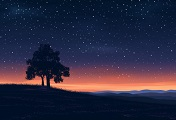
#> input picture 4.jpg, 176 x 120 px
$ python app.py
#> lines starting #> are read from the running program, lines starting #| are printed output that depends on the picture
#> in main, imagem is the input picture: PIL image 176x120 RGB; mean R, G, B 42.8, 41.4, 63.9
from PIL import Image
import numpy as np

def aplicar_filtro_sobel(imagem):
    filtro_sobel = np.array([[-1, -2, -1],
                              [ 0,  0,  0],
                              [ 1,  2,  1]])

    imagem_cinza = imagem.convert('L')
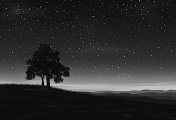
#> imagem_cinza: PIL image 176x120 L; min 4, max 201, mean 44.3
    matriz_cinza = np.array(imagem_cinza)

    altura, largura = matriz_cinza.shape
#> altura = 120; largura = 176
    imagem_filtrada = np.zeros((altura, largura))

    for i in range(1, altura - 1):
        for j in range(1, largura - 1):

            regiao = matriz_cinza[i-1:i+2, j-1:j+2]
            valor_filtrado = np.sum(regiao * filtro_sobel)
            imagem_filtrada[i, j] = valor_filtrado
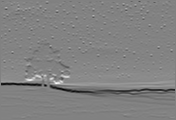
#> imagem_filtrada: shape (120, 176) float64; min -637, max 614, mean -0.4; drawn with min black and max white

    imagem_filtrada = np.clip(imagem_filtrada, 0, 255)
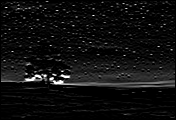
#> imagem_filtrada: shape (120, 176) float64; min 0, max 255, mean 15.2
    imagem_filtrada = imagem_filtrada.astype(np.uint8)

    return Image.fromarray(imagem_filtrada)

def main():
    caminho_imagem_entrada = '4.jpg'
    caminho_imagem_saida = 'imagem_filtradapython.jpg'

    imagem = Image.open(caminho_imagem_entrada)

    imagem_filtrada = aplicar_filtro_sobel(imagem)

    imagem_filtrada.save(caminho_imagem_saida)
    print(f"Imagem filtrada salva em: {caminho_imagem_saida}")

if __name__ == "__main__":
    main()
